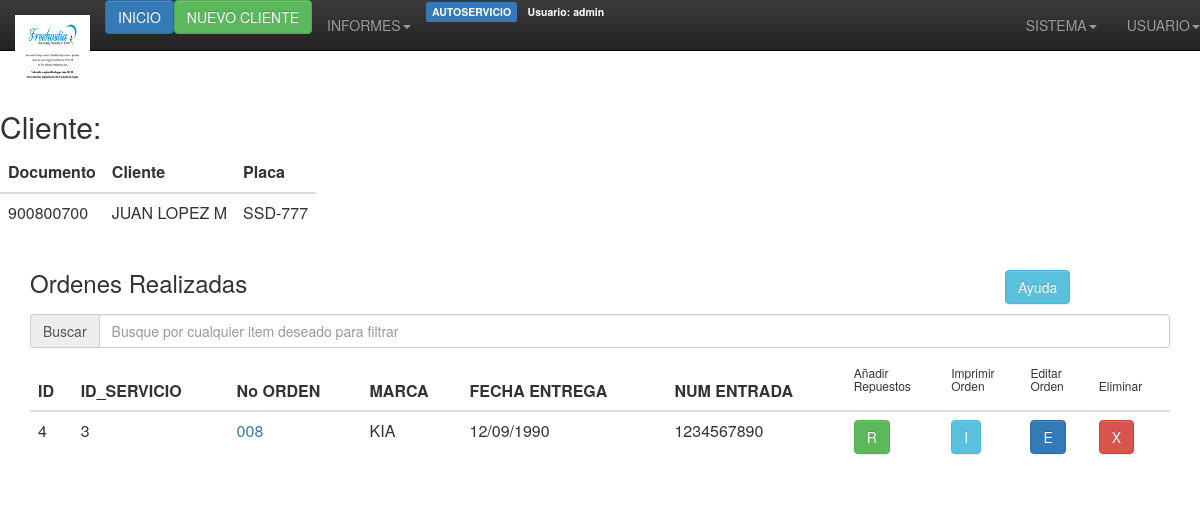
Page /servicios/verdetalles.php?id=3&nit=900800700&cliente=JUAN LOPEZ M&placa=SSD-777 (signed in) on the earlier database version.
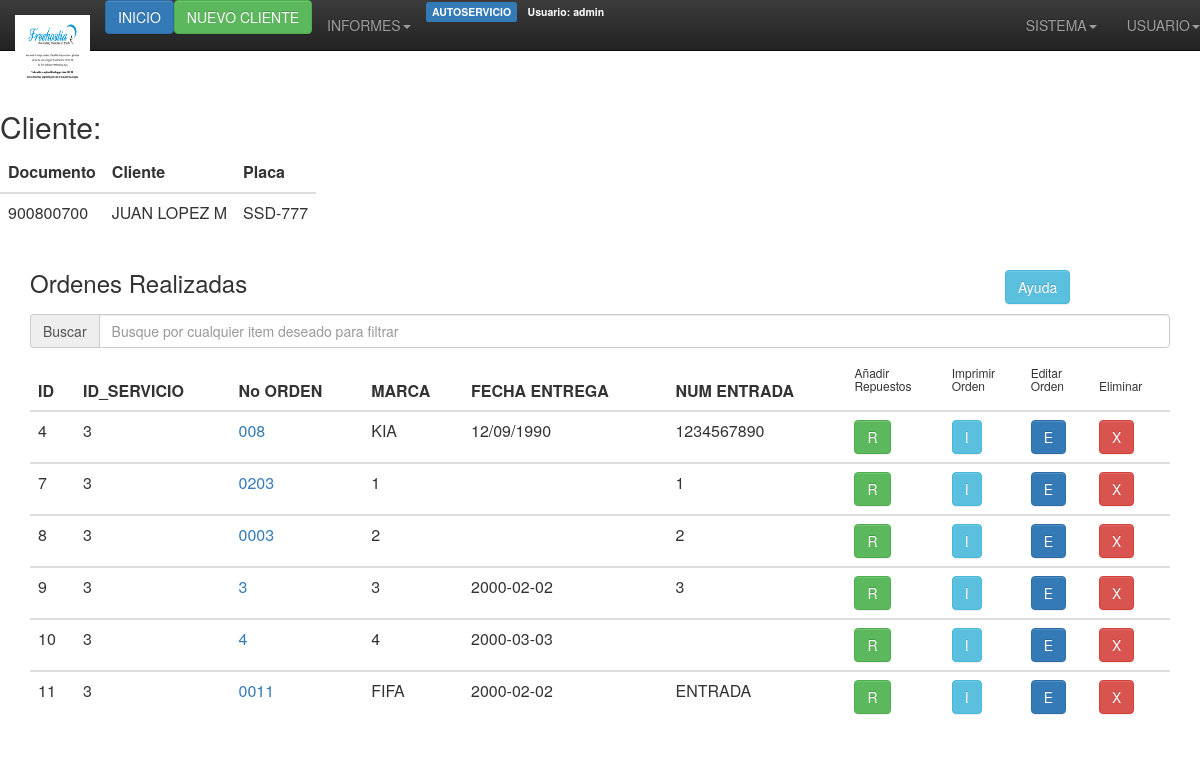
Same page on the later database version.
### tables this page shows
CREATE TABLE `detalles` (
  `id_d` int(11) NOT NULL AUTO_INCREMENT,
  `id_servicio` int(3) NOT NULL,
  `orden` varchar(4) NOT NULL,
  `marca` varchar(30) NOT NULL,
  `serie` varchar(40) NOT NULL,
  `chasis` varchar(40) NOT NULL,
  `color` varchar(40) NOT NULL,
  `num_entrada` varchar(40) NOT NULL,
  `fec_entrega` varchar(20) NOT NULL,
  `hora_entrega` varchar(20) NOT NULL,
  `modelo_anio` varchar(20) NOT NULL,
  `motor` varchar(20) NOT NULL,
  `kilometros` varchar(20) NOT NULL,
  `placa` varchar(10) NOT NULL,
  `herramienta` varchar(3) NOT NULL,
  `extintor` varchar(3) NOT NULL,
  `radio` varchar(3) NOT NULL,
  `tapetes` varchar(3) NOT NULL,
  `stops` varchar(3) NOT NULL,
  `llanta` varchar(3) NOT NULL,
  `luzplaca` varchar(3) NOT NULL,
  `brazostras` varchar(3) NOT NULL,
  `gato` varchar(3) NOT NULL,
  `antena` varchar(3) NOT NULL,
  `frontal` varchar(3) NOT NULL,
  `farolas` varchar(3) NOT NULL,
  `boceles` varchar(3) NOT NULL,
  `exploradoras` varchar(3) NOT NULL,
  `mac` varchar(3) NOT NULL,
  `triangulo` varchar(3) NOT NULL,
  `encendedor` varchar(3) NOT NULL,
  `cajacd` varchar(3) NOT NULL,
  `cocuyos` varchar(3) NOT NULL,
  `copas` varchar(3) NOT NULL,
  `tapagas` varchar(3) NOT NULL,
  `brazoslimp` varchar(3) NOT NULL,
  `espejos` varchar(3) NOT NULL,
  `cenicero` varchar(3) NOT NULL,
  `tapiceria` varchar(3) NOT NULL,
  `vidrios` varchar(3) NOT NULL,
  `batera` varchar(3) NOT NULL,
  `plumillas` varchar(3) NOT NULL,
  `bomperes` varchar(3) NOT NULL,
  `nivelcombustible` varchar(3) NOT NULL,
  PRIMARY KEY (`id_d`),
  KEY `id_servicio` (`id_servicio`)
);

### servicios/verdetalles.php (the view, shortened to what this page needs)
<html xmlns="http://www.w3.org/1999/xhtml">
<head>
<link rel="stylesheet" href="bootstrap/css/bootstrap.min.css">
<link rel="stylesheet" href="bootstrap/css/bootstrap-theme.min.css">
</head>
<body>
<?php include("../encabezado.php"); ?>
<div id="encabezado" style="height:200px;position:absolute;display:block;font-size:1.5em;">
<br />
<h2>Cliente:</h2>
<div class='table‐responsive'>
<table class='table table-hover'>
<thead><th>Documento</th><th>Cliente</th><th>Placa</th></thead>
<tbody><tr>
<td><?php echo $_GET['nit']; ?></td>
<td><?php echo $_GET['cliente']; ?></td>
<td><?php echo $_GET['placa']; ?></td>
</tr></tbody>
</table>
</div>
</div>
<?php
$per_page = 100;
$result = mysql_query("SELECT * FROM servicios INNER JOIN detalles
  ON servicios.id = detalles.id_servicio WHERE detalles.id_servicio = '".$_GET['id']."'");
$total_results = mysql_num_rows($result);
$total_pages = ceil($total_results / $per_page);
if (isset($_GET['page']) && is_numeric($_GET['page']))
{
$show_page = $_GET['page'];
if ($show_page > 0 && $show_page <= $total_pages)
{
$start = ($show_page -1) * $per_page;
$end = $start + $per_page;
}
else
{
$start = 0;
$end = $per_page;
}
}
else
{
$start = 0;
$end = $per_page;
}
?>
<p><br /><br /></p>
<div class="container">
<div class="row">
  <div class="col-sm-10"><h3>Ordenes Realizadas</h3></div>
  <div class="col-sm-2"><h3>
<button type="button" class="btn btn-info btn-md" data-toggle="modal" data-target="#myModal">Ayuda</button></h3></div>
</div>
        <div class="input-group"> <span class="input-group-addon">Buscar</span>
        <input id="filtrar" type="text" class="form-control" placeholder="Busque por cualquier item deseado para filtrar">
      </div>
<?php
echo "<div class='table‐responsive'>";
echo "<table class='table table-hover'>";
echo "<thead><tr> <th>ID</th> <th>ID_SERVICIO</th> <th>No ORDEN</th> <th>MARCA</th> <th>FECHA ENTREGA</th> <th>NUM ENTRADA</th> <th><h6>Añadir<br />Repuestos</h6></th> <th><h6>Imprimir<br />Orden</h6></th> <th><h6>Editar<br />Orden</h6></th> <th><h6>Eliminar</h6></th></tr></thead>";
for ($i = $start; $i < $end; $i++)
{
if ($i == $total_results) { break; }
echo "<tbody class='buscar'>";
echo "<tr>";
echo '<td>' . mysql_result($result, $i, 'id_d') . '</td>';
echo '<td>' . mysql_result($result, $i, 'id_servicio') . '</td>';
echo '<td><a href="verdetallesrepuestos.php?id=' . mysql_result($result, $i, 'id_d') . '&orden=' . mysql_result($result, $i, 'orden') . '&marca=' . mysql_result($result, $i, 'marca') . '" data‐toggle="tooltip" title="Ver Repuestos">' . mysql_result($result, $i, 'orden') . '</a></td>';
echo '<td>' . mysql_result($result, $i, 'marca') . '</td>';
echo '<td>' . mysql_result($result, $i, 'fec_entrega') . '</td>';
echo '<td>' . mysql_result($result, $i, 'num_entrada') . '</td>';
echo '<td><a class="btn btn-success" href="insertar_repuestos.php?id=' . mysql_result($result, $i, 'id_d') . '&orden=' . mysql_result($result, $i, 'orden') . '&marca=' . mysql_result($result, $i, 'marca') . '&cliente='.$_GET['cliente'].'" data‐toggle="tooltip" title="Añadir Repuestos">R</a></td>';
echo '<td><a class="btn btn-info" href="imprimir_orden.php?telefono=' . mysql_result($result, $i, 'telefono') . '&id_d=' . mysql_result($result, $i, 'id_d') . '&id_servicio=' . mysql_result($result, $i, 'id_servicio') . '&cliente='.$_GET['cliente'].'&nit='.$_GET['nit'].'&cliente='.$_GET['cliente'].'&orden=' . mysql_result($result, $i, 'orden') . '&foto=' . mysql_result($result, $i, 'foto') . '&direccion=' . mysql_result($result, $i, 'direccion') . '" data‐toggle="tooltip" title="Imprimir Orden">I</a></td>';
echo '<td><a class="btn btn-primary" href="editar_detalles.php?id_d=' . mysql_result($result, $i, 'id_d') . '&id_servicio=' . mysql_result($result, $i, 'id_servicio') . '" data‐toggle="tooltip" title="Editar Orden">E</a></td>';
echo '<td><a class="btn btn-danger" href="delete_detalles.php?id=' . mysql_result($result, $i, 'id_d') . '" data‐toggle="tooltip" title="Eliminar Detalle">X</a></td>';
echo "</tr>";
echo "</tbody>";
}
echo "</table>";
echo "</div>";
?>
</div>
</body>
</html>

### encabezado.php (shortened to what this page needs)
<html>
<head>
<link href="bootstrap/css/bootstrap.min.css" type="text/css" rel="stylesheet">
</head>
<body>
<nav class="navbar navbar-inverse navbar-fixed-top" role="navigation">
  <div class="navbar-header">
    <a class="navbar-brand" href="#"><img width="75px" height="75px" src="img/logo_empresa.jpg" title="Logo" alt="Logo"></a>
  </div>
  <div class="collapse navbar-collapse navbar-ex1-collapse">
    <ul class="nav navbar-nav">
	  <li class="active"><span id="inicio"><a href="index.php" class="btn btn-primary" title="Inicio">INICIO</a></span>
      <li><span id="nuevo"><a href="new.php" class="btn btn-success" title="Registrar Nuevo Cliente">NUEVO CLIENTE</a></span></li>
	  <li class="dropdown">
        <a href="#" class="dropdown-toggle" data-toggle="dropdown">
          INFORMES<b class="caret"></b>
        </a>
      </li>
	  </li>
    </ul>
	<ul class="nav navbar-nav navbar-center">
      <li>
        <span class="label label-primary">AUTOSERVICIO</span>
        <span class="label label-secundary">Usuario: <?php echo $_SESSION["usuarioactual"] ?></span>
      </li></ul>
    <ul class="nav navbar-nav navbar-right">
      <li class="dropdown">
        <a href="#" class="dropdown-toggle" data-toggle="dropdown">
          SISTEMA<b class="caret"></b>
        </a>
      </li>
      <li class="dropdown">
        <a href="#" class="dropdown-toggle" data-toggle="dropdown">
          USUARIO<b class="caret"></b>
        </a>
      </li>
    </ul>
  </div>
</nav><br><br><br>
</body>
</html>

Differences in the rows shown:
added detalles: id_d "7", id_servicio "3", orden "0203", marca "1", num_entrada "1"
added detalles: id_d "8", id_servicio "3", orden "0003", marca "2", num_entrada "2"
added detalles: id_d "9", id_servicio "3", orden "3", marca "3", fec_entrega "2000-02-02", num_entrada "3"
added detalles: id_d "10", id_servicio "3", orden "4", marca "4", fec_entrega "2000-03-03"
added detalles: id_d "11", id_servicio "3", orden "0011", marca "FIFA", fec_entrega "2000-02-02", num_entrada "ENTRADA"
